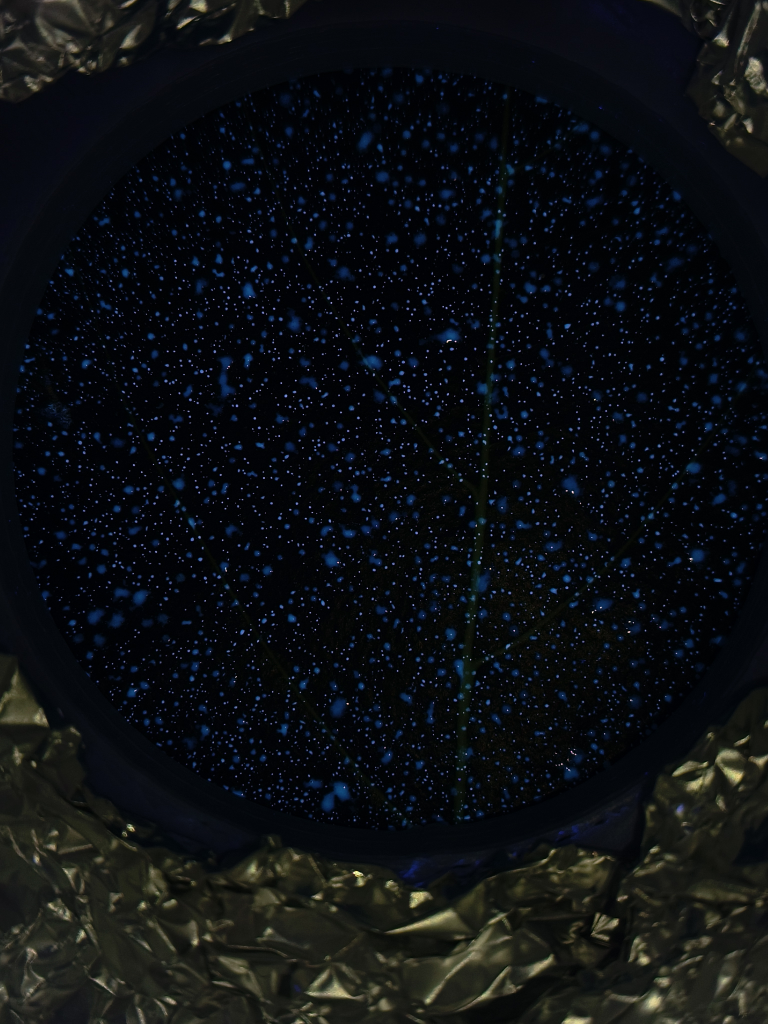
#> input picture core/input/IMG_20250507_145742359_HDR.jpg, 3072 x 4096 px (shown at 1/4 size); its folder holds 2 pictures in this run
$ python pipeline.py   (older library calls are emulated)
#> lines starting #> are read from the running program, lines starting #| are printed output that depends on the picture; after the words box and inside, x2 and y2 are one past the last pixel; in counts of white or black regions, pixels touching at a corner belong together
### core/src/IO/file_management.py
import cv2
from pathlib import Path
import numpy as np
import csv

def load_image(filename: str) -> np.ndarray:
    BASE_DIR = Path(__file__).resolve().parent.parent.parent
    path = BASE_DIR / "input" / filename
    image = cv2.imread(str(path))
    if image is None:
        raise ValueError(f"Can not open any image on path {path}")

    return image

def save_image(image: np.ndarray, filename: str) -> str:
    BASE_DIR = Path(__file__).resolve().parent.parent.parent    # pasta onde está o script
    out_dir = BASE_DIR / "output"                     # subpasta "output"
    out_dir.mkdir(parents=True, exist_ok=True)    # cria se não existir

    out_path = out_dir / filename                 # caminho completo do arquivo
    ok = cv2.imwrite(str(out_path), image)   # precisa ser string

    if not ok:
        raise ValueError(f"Erro ao salvar {out_path}")

    return str(out_path)

def export_csv(filename, dados):
    """
    Exporta os dados das gotas para um arquivo CSV.
    """

    BASE_DIR = Path(__file__).resolve().parent.parent.parent    # pasta onde está o script
    out_dir = BASE_DIR / "output"
    out_dir.mkdir(parents=True, exist_ok=True)
    out_path = out_dir / filename

    with open(out_path, mode="w", newline="") as outFile:
        writer = csv.writer(outFile)
        writer.writerow(["Index", "X", "Y", "Area", "Diameter"])  # cabeçalho
        for d in dados:
            writer.writerow([d["Index"], d["X"], d["Y"], d["Area"], d["Diameter"]])
    print(f"CSV salvo em {out_path}")

### core/src/processing/segmentation.py
import cv2
import numpy as np

def thresholdBinary(image: np.ndarray) -> np.ndarray:
    _, threshold = cv2.threshold(image, 1, 255, cv2.THRESH_BINARY)
    return threshold

def thresholdOtsu(image: np.ndarray) -> np.ndarray:
    _, threshold = cv2.threshold(image, 1, 255, cv2.THRESH_OTSU)
    return threshold

def color_treatment(image: np.ndarray) -> np.ndarray:
    b, g, r = cv2.split(image)

    b[:] = 0
    g[:] = 0

    noBlue = cv2.merge([b, g, r])

    return noBlue

def grayScale(image: np.ndarray) -> np.ndarray:
    return cv2.cvtColor(image, cv2.COLOR_BGR2GRAY)

def segment_components(image: np.ndarray, min_area: int = 20000):
    """
    Aplica connectedComponentsWithStats em image (deve ser imagem binária),
    filtra componentes cuja área >= min_area, e sobrescreve image com
    máscara onde esses componentes grandes são pintados de branco (255) e o resto preto (0).
    """

    if image is None:
        raise ValueError("Nenhuma imagem carregada")

    # Verificar se é grayscale binário
    if len(image.shape) != 2 or image.dtype != np.uint8:
        raise ValueError("self.image precisa ser imagem binária grayscale (cv8U), shape 2D")

    # Aplica connected components with stats
    nLabels, labels, stats, _ = cv2.connectedComponentsWithStats(
        image, connectivity=8, ltype=cv2.CV_32S
    )

    # Cria imagem preta
    filtered = np.zeros(image.shape, dtype=np.uint8)

    # Loop ignorando background (label 0)
    for lbl in range(1, nLabels):
        area = stats[lbl, cv2.CC_STAT_AREA]
        if area >= min_area:
            filtered[labels == lbl] = 255

    return filtered

def apply_circular_roi(image: np.ndarray, radius: float, center: tuple, margin: float = 10.0):
    """
    Cria uma máscara circular com base no centro/raio encontrados
    e aplica sobre image, sobrescrevendo-a.
    """

    # cria máscara preta
    circMask = np.zeros(image.shape[:2], dtype=np.uint8)

    # desenha círculo branco
    cv2.circle(
        circMask,
        (int(round(center[0])), int(round(center[1]))),
        int(round(radius)),
        255,
        cv2.FILLED
    )

    # aplica máscara à imagem original
    image = cv2.bitwise_and(image, image, mask=circMask)
    return image

def find_center(image: np.ndarray, margin: float = 20.0):
    """
    Usa self.image (binária) para encontrar o centro e o raio aproximado.
    Guarda resultados em self.center e self.finalRadius.
    """
    binMask = image

    assert binMask.dtype == np.uint8 and len(binMask.shape) == 2, \
        "self.image deve ser uma imagem binária 8-bit (CV_8UC1)"

    H, W = binMask.shape
    imgCenter = np.array([W / 2.0, H / 2.0], dtype=np.float32)

    startPoints = [
        (W / 2.0, 0), (W / 2.0, H - 1),
        (0, H / 2.0), (W - 1, H / 2.0),
        (0, 0), (W - 1, 0),
        (0, H - 1), (W - 1, H - 1)
    ]

    hitPoints = []
    for sx, sy in startPoints:
        start = np.array([sx, sy], dtype=np.float32)
        dir_vec = imgCenter - start
        norm = np.linalg.norm(dir_vec)
        if norm == 0:
            continue
        dir_vec /= norm

        t = 0.0
        while t <= norm:
            xi = int(round(start[0] + dir_vec[0] * t))
            yi = int(round(start[1] + dir_vec[1] * t))

            if xi < 0 or xi >= W or yi < 0 or yi >= H:
                break

            if binMask[yi, xi] == 255:
                hitPoints.append(np.array([xi, yi], dtype=np.float32))
                break

            if np.linalg.norm(np.array([xi, yi], dtype=np.float32) - imgCenter) < 1.0:
                hitPoints.append(np.array([xi, yi], dtype=np.float32))
                break

            t += 1.0

    if len(hitPoints) < 3:
        center = tuple(imgCenter)
        finalRadius = 0.0
        return

    center = sum(hitPoints) / len(hitPoints)
    radii = [np.linalg.norm(pt - center) for pt in hitPoints]
    mean = sum(radii) / len(radii)

    filtered = [r for r in radii if abs(r - mean) <= margin]
    finalRadius = sum(filtered) / len(filtered) if filtered else mean

    center = tuple(center)
    finalRadius = float(finalRadius)

    return center, finalRadius

def convertToHSV(image: np.ndarray) -> np.ndarray:
    return cv2.cvtColor(image, cv2.COLOR_BGR2HSV)

def createHSVMask(image: np.ndarray, lower_bound: list, upper_bound: list) -> np.ndarray:
    # intervalo de azul-roxo (gotas fluorescentes)
    lower_bound = np.array(lower_bound)
    upper_bound = np.array(upper_bound)

    # criação da máscara
    return cv2.inRange(image, lower_bound, upper_bound)

def applyMask(image: np.ndarray, maskHSV: np.ndarray) -> np.ndarray:
    return cv2.bitwise_and(image, image, mask=maskHSV)


### core/src/processing/filters.py
import cv2
import numpy as np
from pathlib import Path

def blur(image: np.ndarray, size: tuple) -> np.ndarray:
    return cv2.GaussianBlur(image, size, 2)

def laplacian(image: np.ndarray):
    laplacian = cv2.Laplacian(image, cv2.CV_16S, ksize=5)
    return cv2.convertScaleAbs(laplacian)

### core/src/processing/logical_ops.py
import cv2
import numpy as np

def bitwise_not(image: np.ndarray) -> np.ndarray:
    return cv2.bitwise_not(image)

### core/src/processing/morphology.py
import cv2
import numpy as np

def closing(image: np.ndarray) -> np.ndarray:
    image = cv2.dilate(image, None, iterations=2)
    return cv2.erode(image, None, iterations=2)

### core/src/post_processing/count_drops.py
import cv2
import numpy as np

def count_drops(imagem_binaria: np.ndarray, proportion: float):
    """
    Conta gotas em uma imagem binária, gera máscara e visualização.
    Retorna:
        - mascara_rotulos (np.ndarray)
        - visualizacao (np.ndarray)
        - dados (list de dicts com Index, X, Y, Area)
    """
    if imagem_binaria is None or imagem_binaria.dtype != np.uint8:
        print("Imagem inválida. Ela deve ser binária (CV_8UC1)!")
        return None, None, []

    # Encontra contornos
    contornos, _ = cv2.findContours(imagem_binaria, cv2.RETR_EXTERNAL, cv2.CHAIN_APPROX_SIMPLE)

    # Máscara de rótulos e visualização
    mascara_rotulos = np.zeros(imagem_binaria.shape, dtype=np.int32)
    visualizacao = np.zeros((*imagem_binaria.shape, 3), dtype=np.uint8)

    dados = []
    index = 1
    for contorno in contornos:
        area = cv2.contourArea(contorno)
        if area < 1:
            continue

        M = cv2.moments(contorno)
        if M["m00"] == 0:
            continue

        cx = int(M["m10"] / M["m00"])
        cy = int(M["m01"] / M["m00"])

        area_cm = area * pow(proportion, 2)
        x_cm = round(cx * proportion, 4)
        y_cm = round(cy * proportion, 4)
        # guarda os dados
        dados.append({"Index": index, "X": x_cm, "Y": y_cm, "Area": area_cm, "Diameter" : 2 * np.sqrt(area_cm/np.pi)})

        # desenha na imagem
        cv2.drawContours(visualizacao, [contorno], -1, (255, 255, 255), 1)
        cv2.putText(visualizacao, str(index), (cx - 5, cy),
                    cv2.FONT_HERSHEY_SIMPLEX, 0.5, (0, 255, 0), 1)

        # preenche a máscara com o índice
        cv2.drawContours(mascara_rotulos, [contorno], -1, index, -1)

        index += 1

    print(f"Total de gotas rotuladas: {index - 1}")
    return mascara_rotulos, visualizacao, dados

### core/src/post_processing/find_proportion.py
import cv2
import numpy as np

def find_proportion(radius_px: float, radius_cm: float):
    return (radius_cm / radius_px)


### core/testes/pipeline.py
import cv2
import numpy as np
from pathlib import Path
from ..src.IO.file_management import load_image, save_image, export_csv
from ..src.processing.filters import blur, laplacian
from ..src.processing.logical_ops import bitwise_not
from ..src.processing.segmentation import apply_circular_roi, color_treatment, segment_components, thresholdBinary, find_center, grayScale, applyMask, convertToHSV, createHSVMask, thresholdOtsu
from ..src.processing.morphology import closing
from ..src.post_processing.count_drops import count_drops
from ..src.post_processing.find_proportion import find_proportion

DIAMETER_CM = 5

def pipeline():
    image = load_image("IMG_20250507_145742359_HDR.jpg")
#> in load_image, image is the input picture: shape (4096, 3072, 3); mean B, G, R 18.5, 15.5, 12.5

    mask = color_treatment(image)
#> in color_treatment, `b[:] = 0`: b: shape (4096, 3072); every value is 0
    mask = grayScale(mask)
    save_image(mask, "color_treatment.jpg")
    mask = blur(mask, (11, 11))
    mask = thresholdBinary(mask)
#> in thresholdBinary, `_, threshold = cv2.threshold(image, 1, 255, cv2.THRESH_BINARY)`:
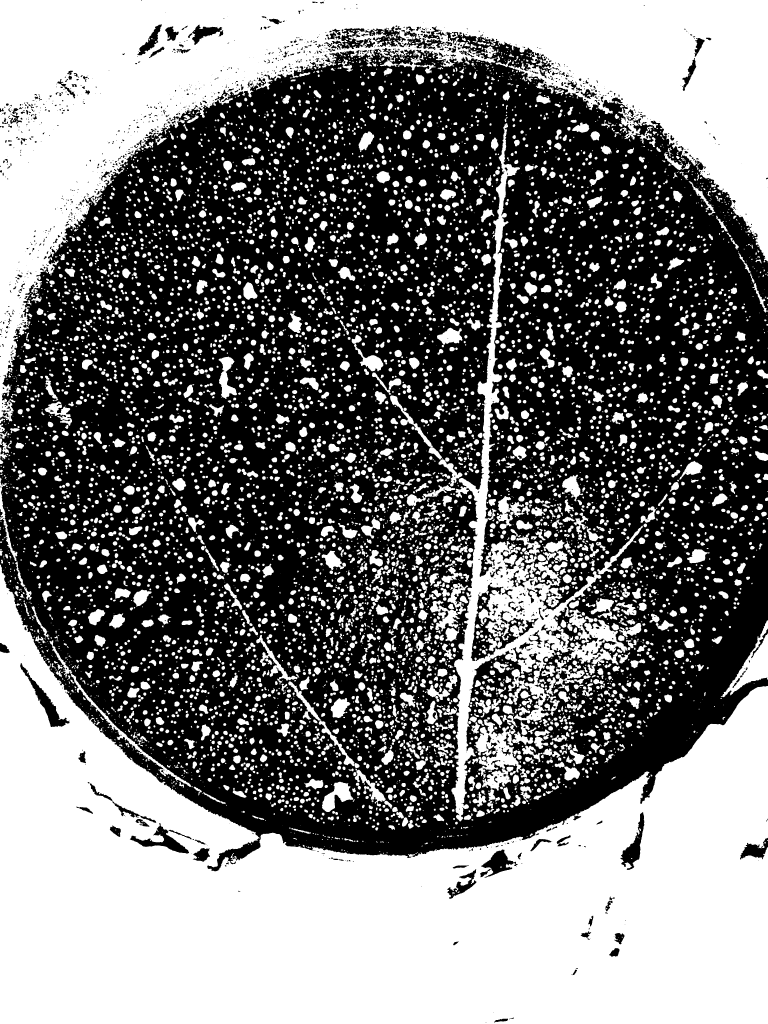
#> threshold: shape (4096, 3072) (shown at 1/4 size); 47.5% white; 8038 white regions (1703 under 20 px), largest, box (x1, y1, x2, y2) and area: (0, 2258, 3072, 4096) 2842244, (0, 0, 3072, 1686) 1487303, (1805, 492, 2510, 3286) 240369

    save_image(mask, "threshold_binary.jpg")
    mask = blur(mask, (9, 9))
    mask = bitwise_not(mask)
    save_image(mask, "bitwise_not.jpg")

    mask = segment_components(mask)
#> in segment_components, `nLabels, labels, stats, _ = cv2.connectedComponentsWithStats( image, c..`:
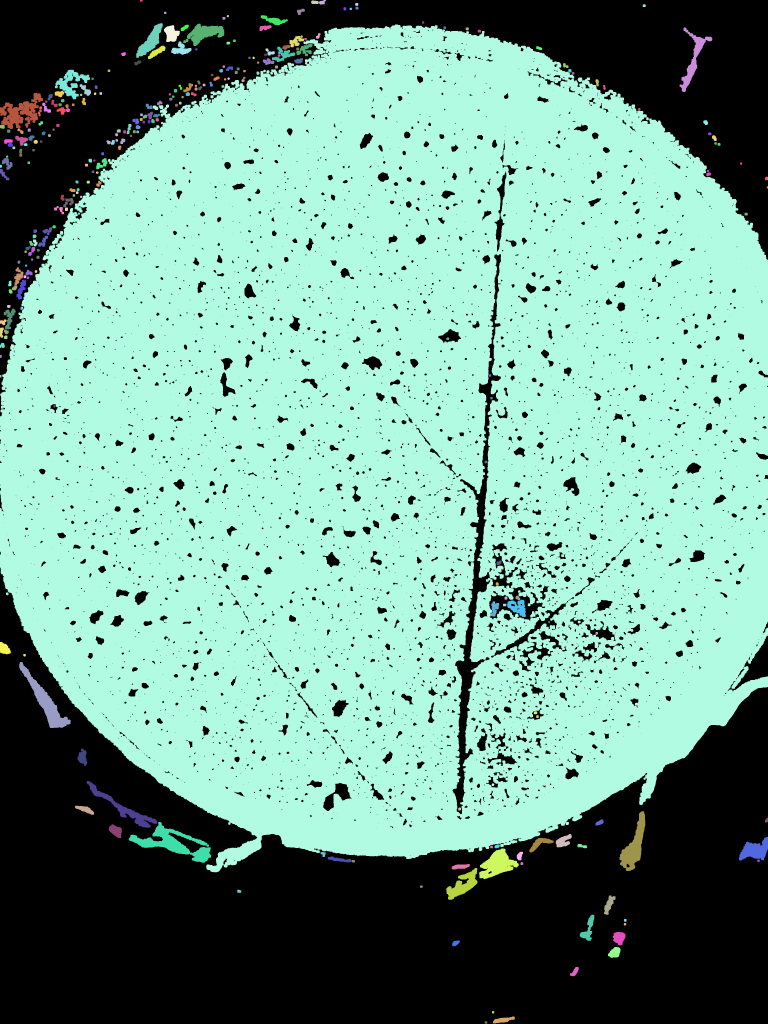
#> labels: shape (4096, 3072) int32 (shown at 1/4 size); 284 distinct labels, from 0 to 283; one colour per label, 0 black
#> in segment_components, `nLabels, labels, stats, _ = cv2.connectedComponentsWithStats( image, c..`: nLabels = 284; stats = 284 rows, first 6: [0, 0, 3072, 4096, 4494755], [560, 0, 11, 7, 71], [1276, 0, 28, 18, 344], [1245, 2, 30, 14, 367], [1421, 12, 12, 11, 124], [2571, 17, 12, 11, 121]
#> the loop in segment_components, `for lbl in range(1, nLabels):` made 283 passes
#> area on passes 1 to 3: 71, 344, 367
#> after the loop in segment_components, `for lbl in range(1, nLabels):`:
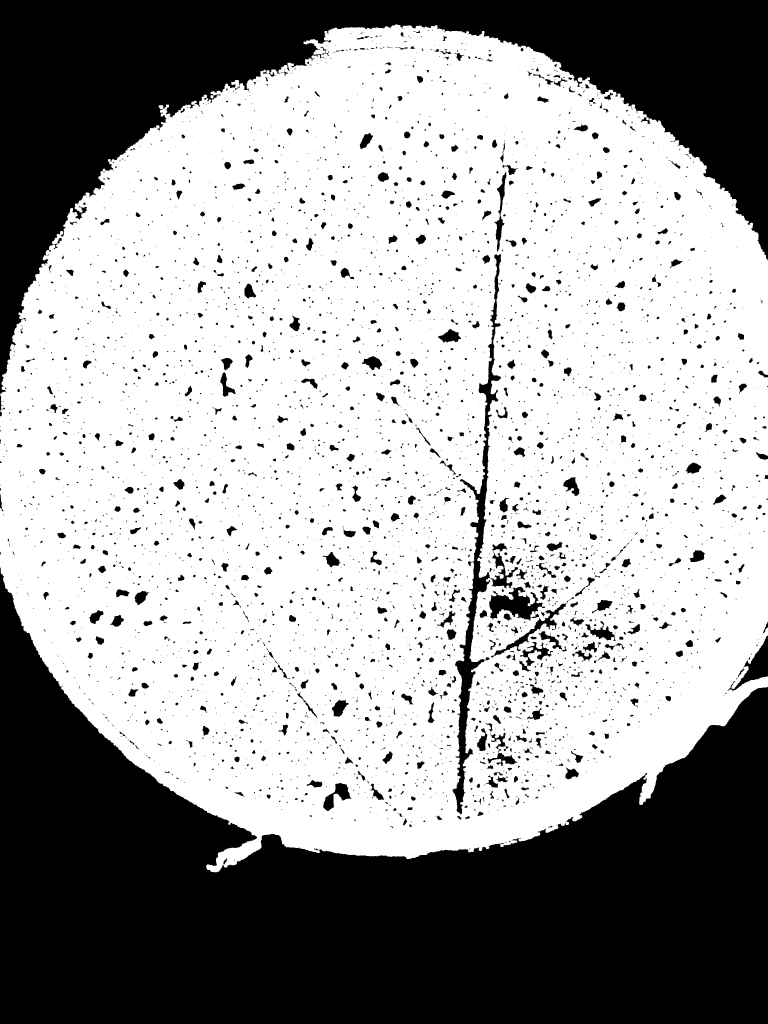
#> filtered: shape (4096, 3072) (shown at 1/4 size); 62.6% white; 4249 black regions (2253 under 20 px), largest, box (x1, y1, x2, y2) and area: (0, 2269, 3072, 4096) 2871175, (0, 0, 3072, 1665) 1376736, (1810, 1015, 2004, 3257) 61618


    margin = 20
    center, radius = find_center(mask, margin)
#> center = (1548.9, 1894.8); radius = 1615.7
    proportion = find_proportion(radius_cm=(DIAMETER_CM/2), radius_px=radius)
#> proportion = 0.00155
    image = apply_circular_roi(image, radius, center, margin)
#> in apply_circular_roi, `cv2.circle( circMask, (int(round(center[0])), int(round(center[1]))), ..`: circMask: shape (4096, 3072); 64.3% white; 2 black regions, box (x1, y1, x2, y2) and area: (0, 2356, 3072, 4096) 2712252, (0, 0, 3072, 1435) 1775292
    save_image(image, "final_mask.jpg")

    image = convertToHSV(image)
#> in convertToHSV, `return cv2.cvtColor(image, cv2.COLOR_BGR2HSV)`: returned value: shape (4096, 3072, 3); mean H, S, V 67.1, 120.9, 9.9
    hsvMask = createHSVMask(image, [90, 50, 50], [160, 255, 255])
#> in createHSVMask, `return cv2.inRange(image, lower_bound, upper_bound)`: returned value: shape (4096, 3072); 4.5% white; 5373 white regions (1758 under 20 px), largest, box (x1, y1, x2, y2) and area: (1287, 3127, 1400, 3245) 6452, (876, 1428, 937, 1587) 4636, (1751, 1315, 1840, 1370) 3048
    image = applyMask(image, hsvMask)

    image = grayScale(image)

    image = thresholdOtsu(image)
#> in thresholdOtsu, `_, threshold = cv2.threshold(image, 1, 255, cv2.THRESH_OTSU)`: threshold: shape (4096, 3072); 4.5% white; 5017 white regions (1443 under 20 px), largest, box (x1, y1, x2, y2) and area: (1287, 3127, 1400, 3245) 6452, (876, 1428, 937, 1587) 4635, (1751, 1315, 1840, 1370) 3048
    save_image(image, "final_threshold.jpg")


    image = closing(image)
#> in closing, `image = cv2.dilate(image, None, iterations=2)`: image: shape (4096, 3072); 8.3% white; 4492 white regions, largest, box (x1, y1, x2, y2) and area: (1285, 3125, 1402, 3247) 7528, (874, 1426, 939, 1589) 5834, (1749, 1313, 1842, 1378) 3804
#> in closing, `return cv2.erode(image, None, iterations=2)`: returned value: shape (4096, 3072); 4.6% white; 4695 white regions (1091 under 20 px)
    save_image(image, "final_image.jpg")

    mask, vis, data = count_drops(image, proportion)
#> in count_drops, `contornos, _ = cv2.findContours(imagem_binaria, cv2.RETR_EXTERNAL, cv2..`: contornos = 4695 contours, 1600 with area under 20; largest, box (x1, y1, x2, y2) and area: (1287, 3127, 1400, 3245) 6282, (876, 1428, 937, 1587) 4473, (1751, 1315, 1840, 1376) 3010, (1444, 1422, 1527, 1479) 2970, (2252, 1907, 2317, 1981) 2738
#> the loop in count_drops, `for contorno in contornos:` made 4695 passes
#> (area, cx, cy, area_cm, x_cm, y_cm) on passes 13, 23, 24: (34, 1643, 3286, 8.14e-05, 2.54, 5.08), (32.5, 1548, 3274, 7.78e-05, 2.4, 5.07), (21, 1314, 3272, 5.03e-05, 2.03, 5.06)
#> after the loop in count_drops, `for contorno in contornos:`:
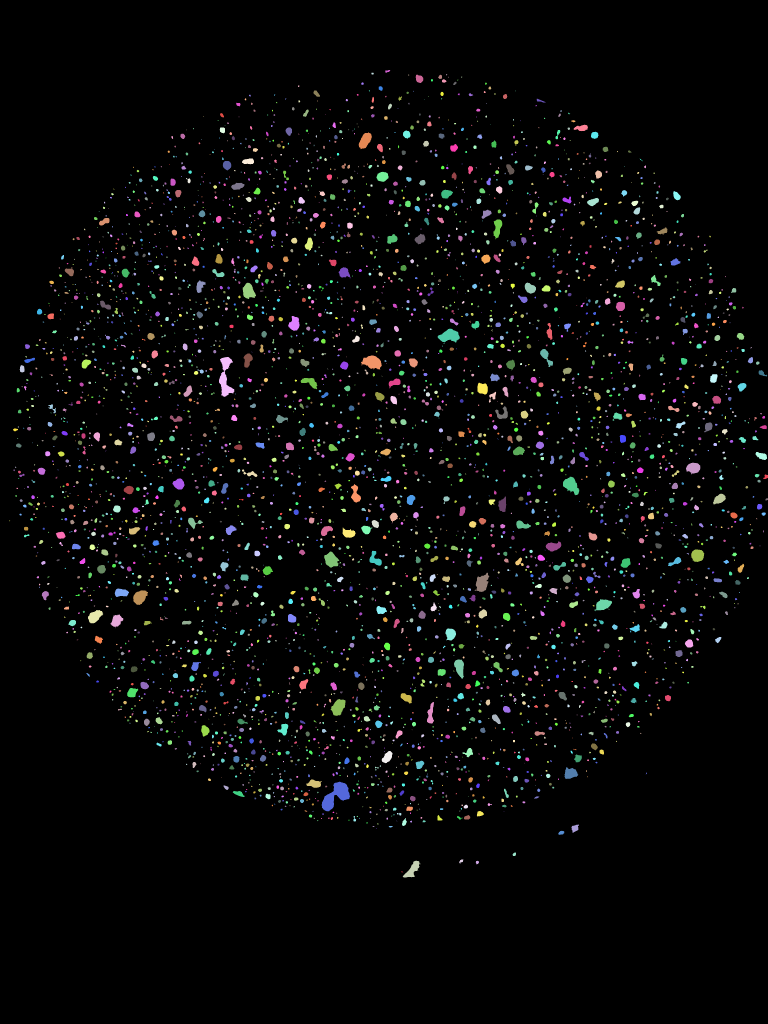
#> mascara_rotulos: shape (4096, 3072) int32 (shown at 1/4 size); 4391 distinct labels, from 0 to 4390; one colour per label, 0 black
#> after the loop in count_drops, `for contorno in contornos:`:
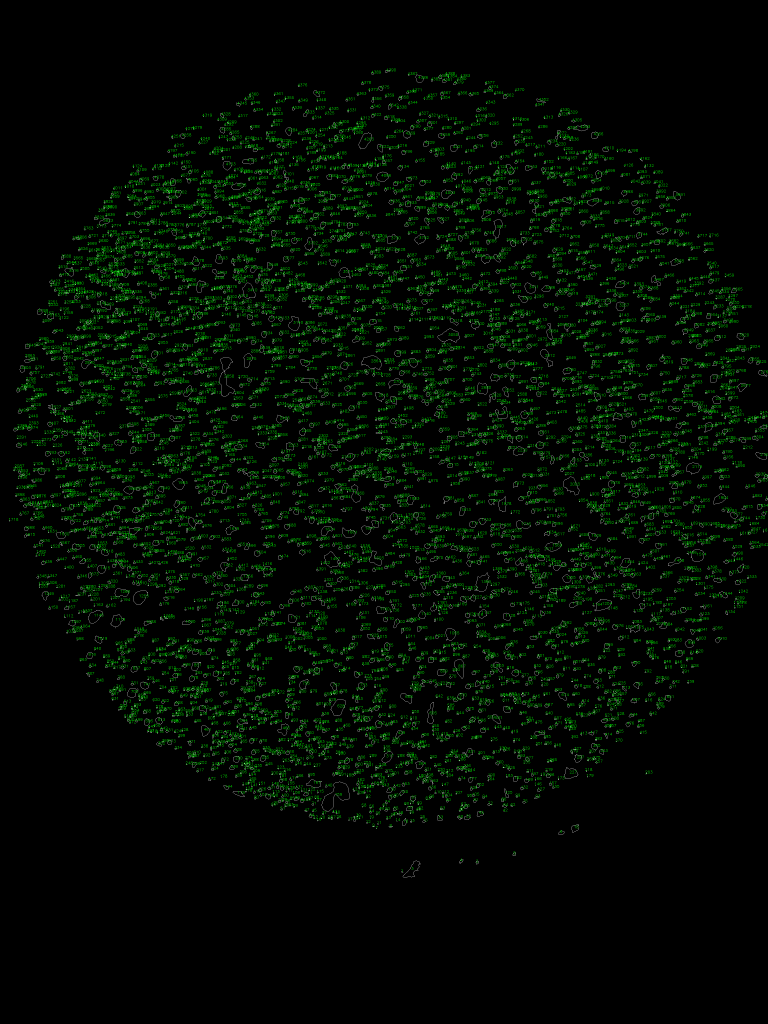
#> visualizacao: shape (4096, 3072, 3) (shown at 1/4 size); mean of channels 0, 1, 2 2.5, 10.4, 2.5; drawn as B, G, R
#> after the loop in count_drops, `for contorno in contornos:`: dados = 4390 items; index = 4391
#| Total de gotas rotuladas: 4390
#> data = 4390 items
    #save_image(mask, "data_mask.jpg")
    save_image(vis, "vis.jpg")
    export_csv("resultados.csv", data)


if __name__ == "__main__":
    pipeline()
